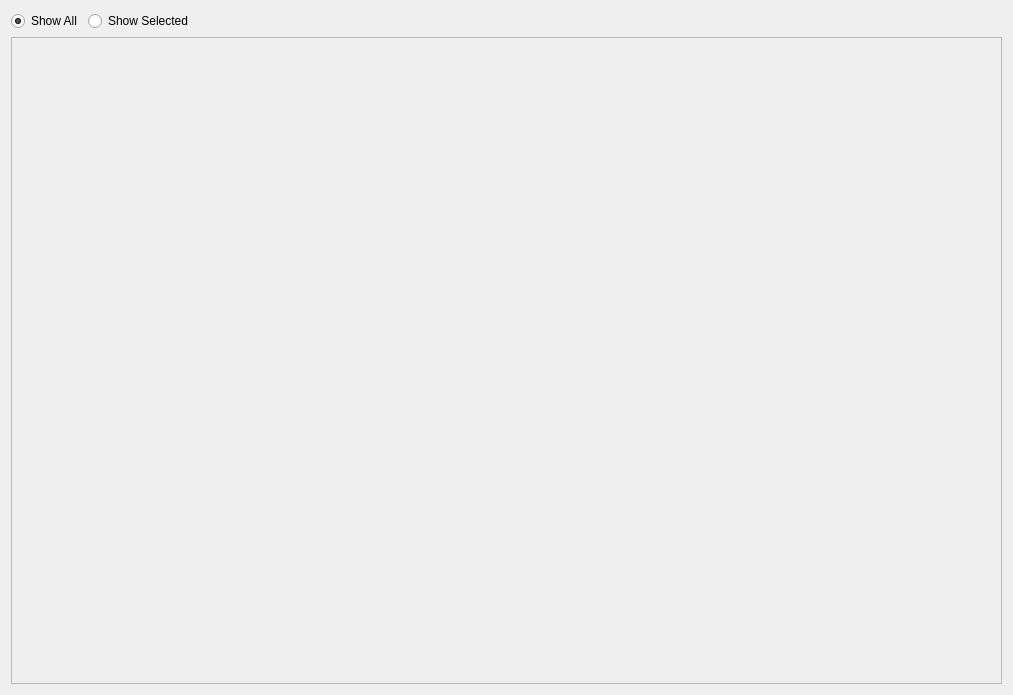
<?xml version="1.0" encoding="UTF-8"?>
<ui version="4.0">
 <class>AwICAPanelUI</class>
 <widget class="QWidget" name="AwICAPanelUI">
  <property name="geometry">
   <rect>
    <x>0</x>
    <y>0</y>
    <width>1013</width>
    <height>695</height>
   </rect>
  </property>
  <property name="windowTitle">
   <string>Components</string>
  </property>
  <property name="windowIcon">
   <iconset resource="../../../resources/AnyWave.qrc">
    <normaloff>:/images/AnyWave_icon.png</normaloff>:/images/AnyWave_icon.png</iconset>
  </property>
  <layout class="QVBoxLayout" name="verticalLayout">
   <item>
    <layout class="QHBoxLayout" name="horizontalLayout">
     <item>
      <widget class="QRadioButton" name="radioAll">
       <property name="text">
        <string>Show All</string>
       </property>
       <property name="checked">
        <bool>true</bool>
       </property>
      </widget>
     </item>
     <item>
      <widget class="QRadioButton" name="radioSelected">
       <property name="text">
        <string>Show Selected</string>
       </property>
      </widget>
     </item>
     <item>
      <spacer name="horizontalSpacer">
       <property name="orientation">
        <enum>Qt::Horizontal</enum>
       </property>
       <property name="sizeHint" stdset="0">
        <size>
         <width>40</width>
         <height>20</height>
        </size>
       </property>
      </spacer>
     </item>
    </layout>
   </item>
   <item>
    <widget class="QScrollArea" name="scrollArea">
     <property name="widgetResizable">
      <bool>true</bool>
     </property>
     <widget class="QWidget" name="scrollAreaWidgetContents">
      <property name="geometry">
       <rect>
        <x>0</x>
        <y>0</y>
        <width>993</width>
        <height>647</height>
       </rect>
      </property>
      <layout class="QGridLayout" name="gridLayout_2">
       <item row="0" column="0">
        <layout class="QGridLayout" name="gridLayout"/>
       </item>
      </layout>
     </widget>
    </widget>
   </item>
  </layout>
 </widget>
 <layoutdefault spacing="6" margin="11"/>
 <resources>
  <include location="../../../resources/AnyWave.qrc"/>
 </resources>
 <connections/>
 <slots>
  <slot>showAllSelected(bool)</slot>
 </slots>
</ui>
